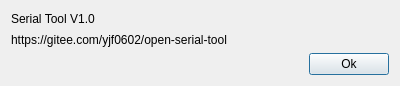
<?xml version="1.0" encoding="UTF-8"?>
<ui version="4.0">
 <class>AboutDialog</class>
 <widget class="QDialog" name="AboutDialog">
  <property name="geometry">
   <rect>
    <x>0</x>
    <y>0</y>
    <width>400</width>
    <height>86</height>
   </rect>
  </property>
  <property name="windowTitle">
   <string>About</string>
  </property>
  <layout class="QGridLayout" name="gridLayout">
   <item row="0" column="0" colspan="2">
    <widget class="QLabel" name="label_version">
     <property name="text">
      <string>Serial Tool V1.0</string>
     </property>
    </widget>
   </item>
   <item row="1" column="0" colspan="2">
    <widget class="QLabel" name="label_url">
     <property name="text">
      <string>https://gitee.com/yjf0602/open-serial-tool</string>
     </property>
    </widget>
   </item>
   <item row="2" column="0">
    <spacer name="horizontalSpacer">
     <property name="orientation">
      <enum>Qt::Horizontal</enum>
     </property>
     <property name="sizeHint" stdset="0">
      <size>
       <width>298</width>
       <height>20</height>
      </size>
     </property>
    </spacer>
   </item>
   <item row="2" column="1">
    <widget class="QPushButton" name="pushButton">
     <property name="text">
      <string>Ok</string>
     </property>
    </widget>
   </item>
  </layout>
 </widget>
 <resources/>
 <connections/>
</ui>
